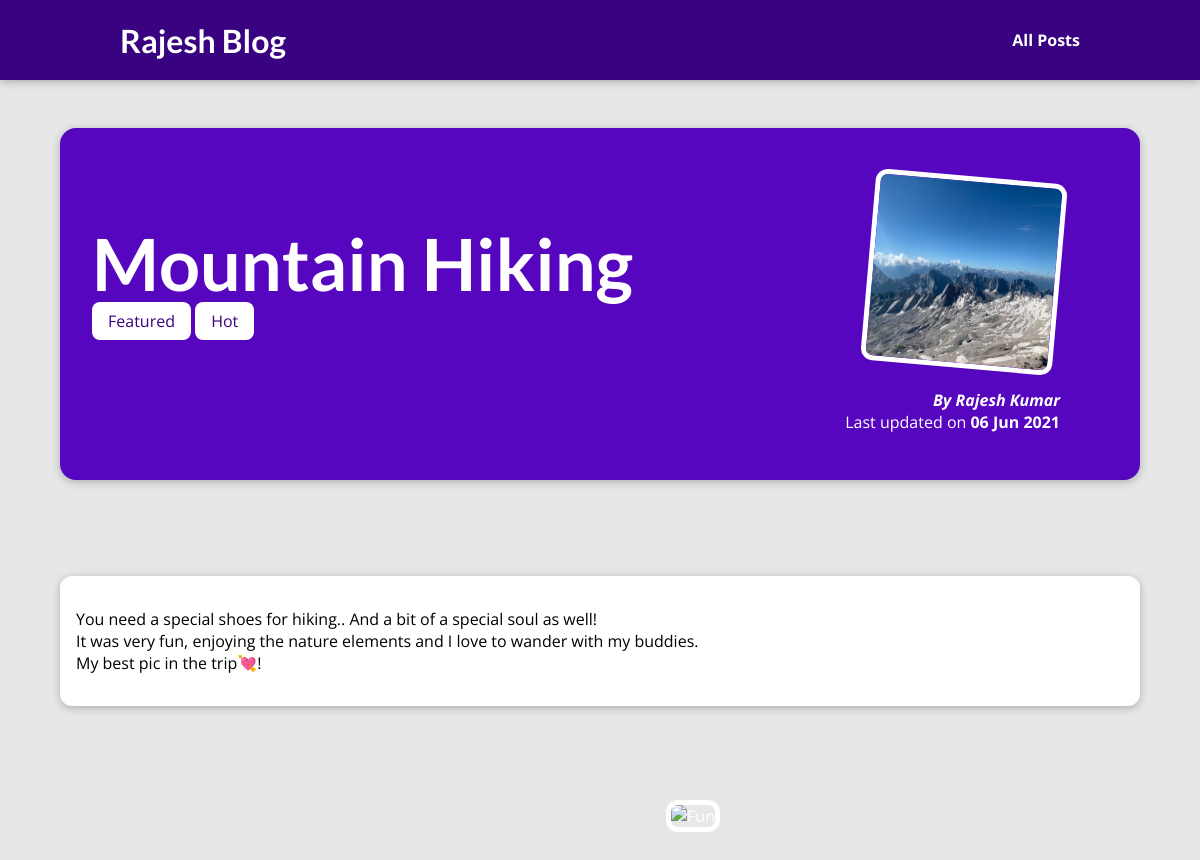
The page /posts/hike-in-the-mountains on the database its author committed.
### blog/models.py (models this page shows, shortened)
class Post(models.Model):
    title = models.CharField(max_length=150)
    excerpt = models.CharField(max_length=200)
    image_name = models.CharField(max_length=100)
    date = models.DateField(auto_now=True)
    slug = models.SlugField(unique=True, db_index=True)
    content = models.TextField(validators=[MinLengthValidator(10)])
    author = models.ForeignKey(
        Author, null=True, on_delete=models.SET_NULL, related_name="posts")
    tags = models.ManyToManyField(Tag)

class Tag(models.Model):
    caption = models.CharField(max_length=20)

class Author(models.Model):
    first_name = models.CharField(max_length=100)
    last_name = models.CharField(max_length=100)
    email_address = models.EmailField()
    def fullname(self):
        return f"{self.first_name} {self.last_name}"
    def __str__(self):
        return self.fullname()

### blog/views.py (the view)
# urls.py: path("posts/<slug:slug>", views.post_detail, name="post-detail-page")
def post_detail(request, slug):
    identified_post = get_object_or_404(Post, slug=slug)
    return render(request, "blog/post-detail.html", {
        "post": identified_post, "post_tags": identified_post.tags.all()})

### blog/templates/blog/post-detail.html (shortened to what this page needs)
{% extends "base.html" %}
{% load static %}
{% block css_files %}
    <link rel = "stylesheet" href = "{% static "blog/post-detail.css" %}" />
{% endblock  %}
{% block content %}
    <section id="summary">
        <h2>{{post.title}}</h2>
        <div>
        {% for tag in post_tags  %}
            <span class="tag">{{tag.caption }}</span>
        {% endfor %}
        </div>
        <article>
            <img src="{% static "blog/images/"|add:post.image_name %}" alt="{{post.title}}">
            <address>By <a href = "mailto:{{ post.author.email_address }}">
            {{post.author}}</a></address>
            <div>
                Last updated on <time>{{post.date|date:"d M Y" }}</time>
            </div>
        </article>
    </section>
    <section class="MynewSum">
        <article>
            <img src="{% static "blog/images/Mountain Hike 1.jpg" %}" alt="Fun">
        </article>
    </section>
    <main>
       {{post.content| linebreaks}}
    </main>
{% endblock %}

### static/app.css (style rules this page uses)
* { box-sizing: border-box; }
html { font-family: 'Open Sans', 'Lato', sans-serif; }
body { margin: 0; }
h1, h2, h3 { font-family: 'Lato', sans-serif; font-weight: bold; }

### blog/static/blog/post-detail.css (style rules this page uses)
body { background-color: #e7e7e7; }
#summary { margin: 8rem auto 3rem auto; padding: 2rem; width: 90%; max-width: 90rem; border-radius: 16px; background-color: #5706c0; position: relative; box-shadow: 0 2px 8px rgba(0, 0, 0, 0.25); height: 22rem; }
#summary h2 { color: white; font-size: 4.5rem; margin-bottom: 0.25rem; }
#summary article { position: absolute; top: 2rem; right: 3rem; padding: 1rem 2rem; border-radius: 12px; text-align: right; color: white; }
#summary article img { width: 12rem; height: 12rem; border-radius: 12px; transform: rotateZ(5deg); border: 5px solid white; margin-bottom: 1rem; }
#summary address { font-weight: bold; }
#summary time { font-weight: bold; }
#summary a { color: white; text-decoration: none; }
main { width: 90%; max-width: 90rem; margin: 3rem auto; background-color: white; padding: 1rem; border-radius: 12px; box-shadow: 0 2px 8px rgba(0, 0, 0, 0.25); }
.MynewSum { display: flex; flex-direction: column; align-items: center; text-align: center; }
.MynewSum article { position: absolute; right: 3rem; padding: 17rem 27rem; border-radius: 12px; text-align: right; color: white; }
.MynewSum article img { width: 20rem; height: 20rem; border-radius: 12px; border: 5px solid white; margin-bottom: 1rem; }
.tag { background-color: white; color: #390281; padding: 0.5rem 1rem; border-radius: 8px; }

### rows shown on the page
Post: title "Mountain Hiking", image_name (picture), author "Rajesh Kumar", date "06 Jun 2021", content "You need a special shoes for hiking.. And a bit of a special soul as well! It was very fun, enjoying the nature elements and I love to wander with my buddies. My best pic in the trip💘!"
Tag: caption "Featured"
Tag: caption "Hot"
